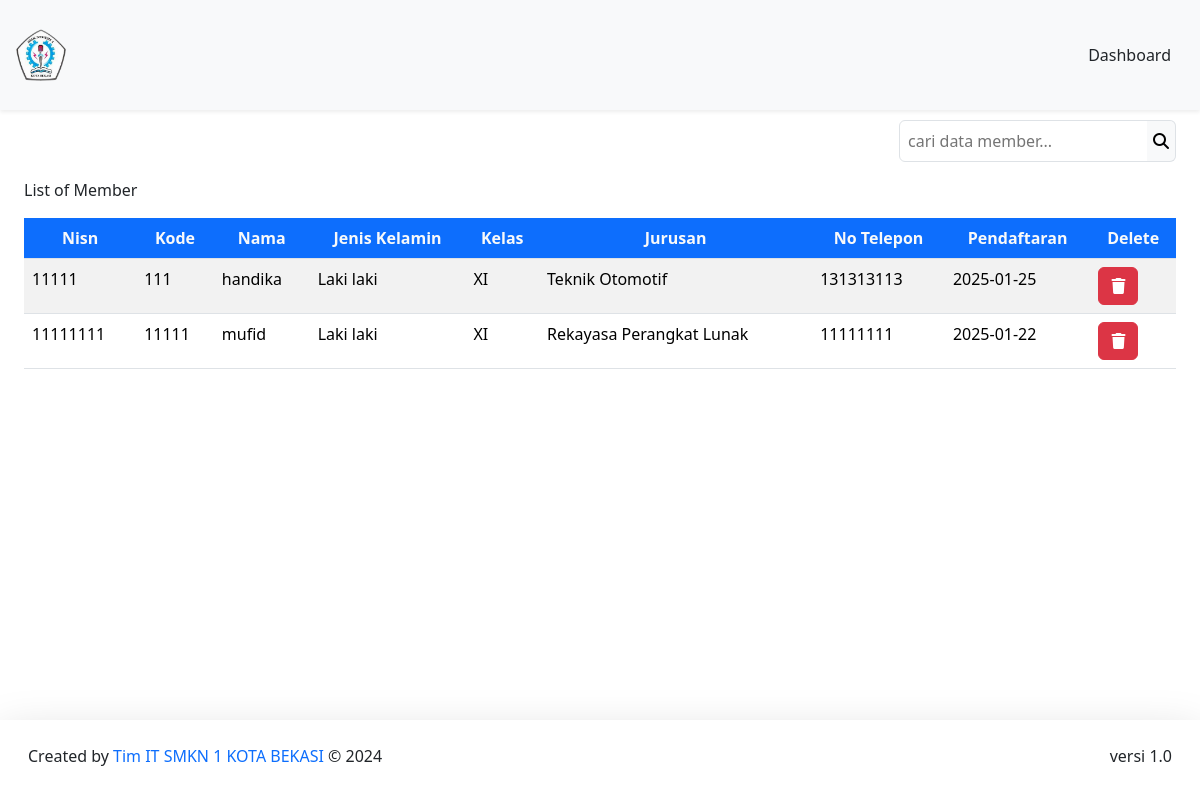
Page /DashboardAdmin/member/member.php (signed in) on the committed database.
### tables this page shows
CREATE TABLE `member` (
  `nisn` int(11) NOT NULL,
  `kode_member` varchar(12) NOT NULL,
  `nama` varchar(255) NOT NULL,
  `password` varchar(255) NOT NULL,
  `jenis_kelamin` varchar(20) NOT NULL,
  `kelas` varchar(5) NOT NULL,
  `jurusan` varchar(50) NOT NULL,
  `no_tlp` varchar(15) NOT NULL,
  `tgl_pendaftaran` date NOT NULL
);

### config/config.php (called while the page is built, shortened)
<?php
$host = "127.0.0.1";
$username = "root";
$password = "";
$database_name = "perpustakaan";
$connection = mysqli_connect($host, $username, $password, $database_name);
function queryReadData($dataKategori) {
  global $connection;
  $result = mysqli_query($connection, $dataKategori);
  $items = [];
  while($item = mysqli_fetch_assoc($result)) {
    $items[] = $item;
  }
  return $items;
}
?>

### DashboardAdmin/member/member.php (the view, shortened to what this page needs)
<?php
require "../../config/config.php";
$member = queryReadData("SELECT * FROM member");
?>
<!DOCTYPE html>
<html lang="en">
  <head>
    <link href="https://cdn.jsdelivr.net/npm/bootstrap@5.3.2/dist/css/bootstrap.min.css" rel="stylesheet">
  </head>
  <body>
    <nav class="navbar fixed-top bg-body-tertiary shadow-sm">
      <div class="container-fluid p-3">
        <a class="navbar-brand" href="#">
        <img src="../../assets/smkn1.png" alt="logo" width="50px">
        </a>
        <a class="btn btn-tertiary" href="../dashboardAdmin.php">Dashboard</a>
      </div>
    </nav>
    <div class="p-4 mt-5">
     <form action="" method="post" class="mt-5">
       <div class="input-group d-flex justify-content-end mb-3">
         <input class="border p-2 rounded rounded-end-0 bg-tertiary" type="text" name="keyword" id="keyword" placeholder="cari data member...">
         <button class="border border-start-0 bg-light rounded rounded-start-0" type="submit" name="search"><i class="fa-solid fa-magnifying-glass"></i></button>
       </div>
      </form>
      <caption>List of Member</caption>
      <div class="table-responsive mt-3">
        <table class="table table-striped table-hover">
        <thead class="text-center">
          <tr>
            <th class="bg-primary text-light">Nisn</th>
            <th class="bg-primary text-light">Kode</th>
            <th class="bg-primary text-light">Nama</th>
            <th class="bg-primary text-light">Jenis Kelamin</th>
            <th class="bg-primary text-light">Kelas</th>
            <th class="bg-primary text-light">Jurusan</th>
            <th class="bg-primary text-light">No Telepon</th>
            <th class="bg-primary text-light">Pendaftaran</th>
            <th class="bg-primary text-light">Delete</th>
          </tr>
        </thead>
      <?php foreach($member as $item) : ?>
      <tr>
        <td><?=$item["nisn"];?></td>
        <td><?=$item["kode_member"];?></td>
        <td><?=$item["nama"];?></td>
        <td><?=$item["jenis_kelamin"];?></td>
        <td><?=$item["kelas"];?></td>
        <td><?=$item["jurusan"];?></td>
        <td><?=$item["no_tlp"];?></td>
        <td><?=$item["tgl_pendaftaran"];?></td>
        <td>
          <div class="action">
             <a href="deleteMember.php?id=<?= $item["nisn"]; ?>" class="btn btn-danger" onclick="return confirm('Yakin ingin menghapus data member ?');"><i class="fa-solid fa-trash"></i></a>
           </div>
        </td>
       </tr>
      <?php endforeach;?>
    </table>
    </div>
  </div>
    <footer class="fixed-bottom shadow-lg bg-subtle p-3">
      <div class="container-fluid d-flex justify-content-between">
      <p class="mt-2">Created by <span class="text-primary"> Tim IT SMKN 1 KOTA BEKASI</span> © 2024</p>
      <p class="mt-2">versi 1.0</p>
      </div>
    </footer>
  </body>
</html>

### rows in the picture
member: nisn "11111", kode_member "111", nama "handika", jenis_kelamin "Laki laki", kelas "XI", jurusan "Teknik Otomotif", no_tlp "131313113", tgl_pendaftaran "2025-01-25"
member: nisn "11111111", kode_member "11111", nama "mufid", jenis_kelamin "Laki laki", kelas "XI", jurusan "Rekayasa Perangkat Lunak", no_tlp "11111111", tgl_pendaftaran "2025-01-22"
